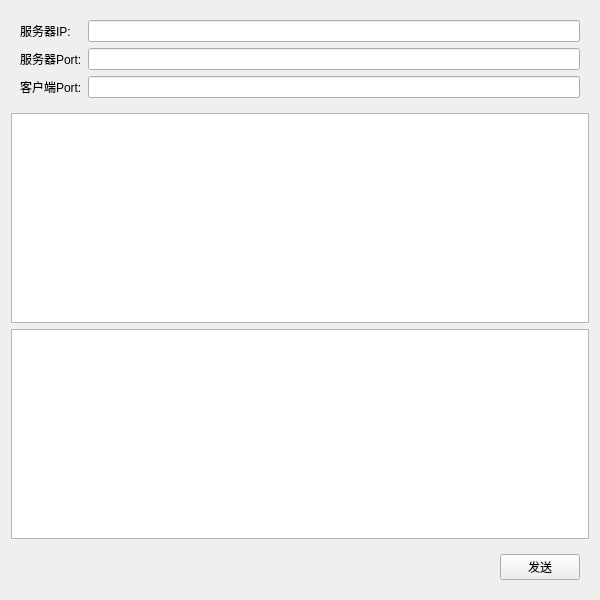
<?xml version="1.0" encoding="UTF-8"?>
<ui version="4.0">
 <class>Client</class>
 <widget class="QWidget" name="Client">
  <property name="geometry">
   <rect>
    <x>0</x>
    <y>0</y>
    <width>600</width>
    <height>600</height>
   </rect>
  </property>
  <property name="windowTitle">
   <string>Form</string>
  </property>
  <layout class="QVBoxLayout" name="verticalLayout">
   <item>
    <widget class="QWidget" name="widget" native="true">
     <layout class="QGridLayout" name="gridLayout">
      <item row="0" column="0">
       <widget class="QLabel" name="ipLabel">
        <property name="text">
         <string>服务器IP:</string>
        </property>
       </widget>
      </item>
      <item row="0" column="1">
       <widget class="QLineEdit" name="ipLineEdit"/>
      </item>
      <item row="1" column="0">
       <widget class="QLabel" name="sPortLabel_2">
        <property name="text">
         <string>服务器Port:</string>
        </property>
       </widget>
      </item>
      <item row="1" column="1">
       <widget class="QLineEdit" name="cPortLineEdit"/>
      </item>
      <item row="2" column="0">
       <widget class="QLabel" name="cPortLabel">
        <property name="text">
         <string>客户端Port:</string>
        </property>
       </widget>
      </item>
      <item row="2" column="1">
       <widget class="QLineEdit" name="sPortLineEdit"/>
      </item>
     </layout>
    </widget>
   </item>
   <item>
    <widget class="QTextEdit" name="recordEdit"/>
   </item>
   <item>
    <widget class="QTextEdit" name="msgEdit"/>
   </item>
   <item>
    <widget class="QWidget" name="widget_2" native="true">
     <layout class="QHBoxLayout" name="horizontalLayout">
      <item>
       <spacer name="horizontalSpacer">
        <property name="orientation">
         <enum>Qt::Horizontal</enum>
        </property>
        <property name="sizeHint" stdset="0">
         <size>
          <width>478</width>
          <height>20</height>
         </size>
        </property>
       </spacer>
      </item>
      <item>
       <widget class="QPushButton" name="sendButton">
        <property name="text">
         <string>发送</string>
        </property>
       </widget>
      </item>
     </layout>
    </widget>
   </item>
  </layout>
 </widget>
 <resources/>
 <connections/>
</ui>
